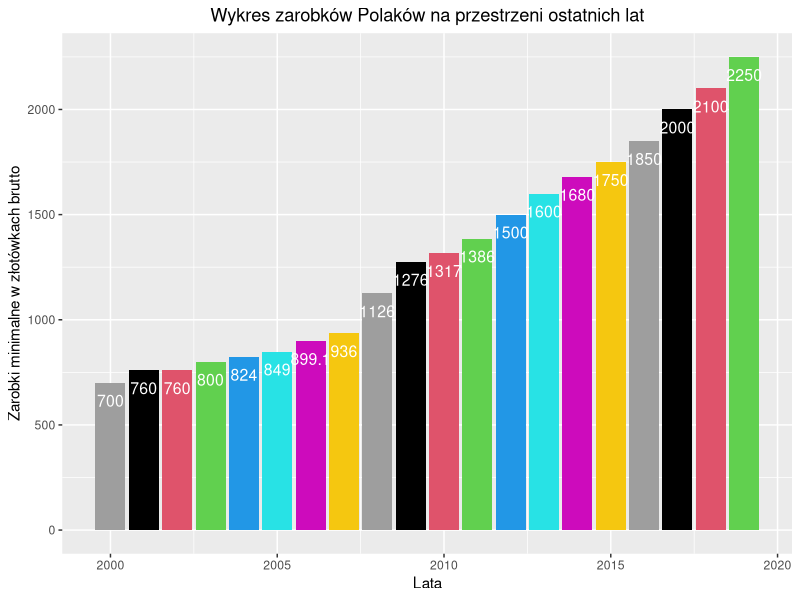
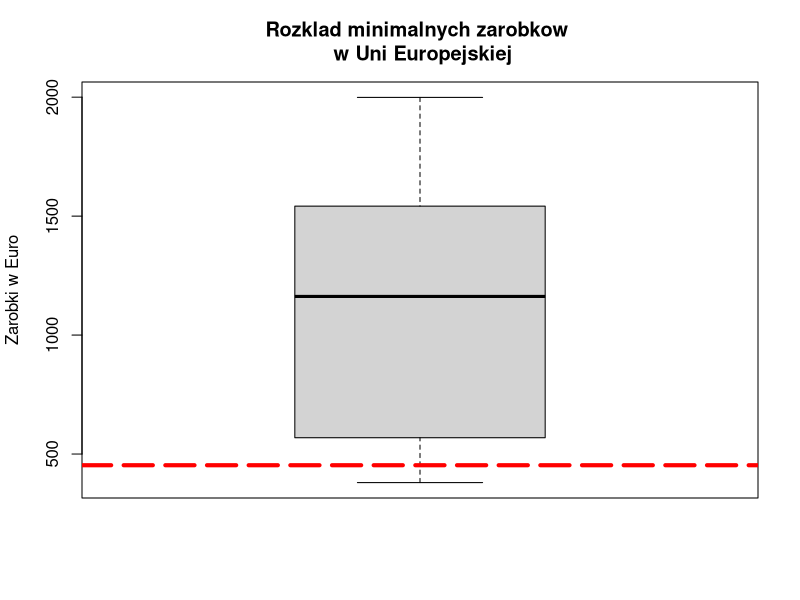
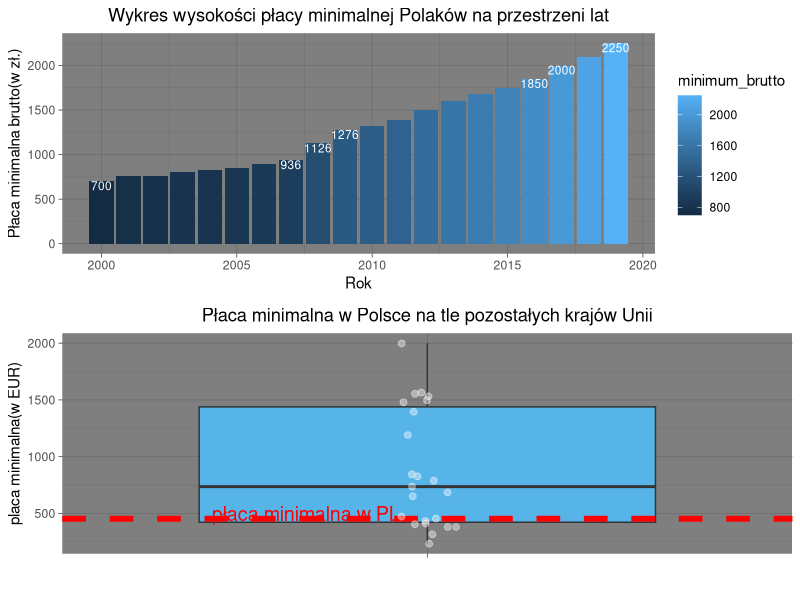

The R script that drew these images, in order:
## ---- chunk 1
knitr::opts_chunk$set(
  echo = TRUE,
  cache = FALSE)

## ---- chunk 2
library(ggplot2)

#tworzenie potrzebnego data.fram'u z płacami minimalnymi
minimum_brutto <- c(700, 760, 760, 800, 824, 849, 899.1, 936, 1126, 1276, 1317, 1386, 1500, 1600, 1680, 1750, 1850, 2000, 2100, 2250)
minimum_netto <- c(512.83, 559.12, 561.82, 588.39, 602.77, 617.39, 647.93, 686.45, 845.17, 954.96, 984.15, 1032.34, 1111.86, 1181.38, 1237.20, 1286.16, 1355.69, 1459.48, 1530, 1633.78)
lata <- c(2000:2019)

dane_minimum_prim <- cbind(minimum_brutto, minimum_netto)
dane_minimum <- as.data.frame(cbind(lata, dane_minimum_prim))

#tworzenie potrzebnego data.fram'u z płacami minimalnymi w Uni
unia_brutto <- c(1999, 1563, 1552, 1532, 1498, 1480, 845, 826, 684, 453, 407, 380)
kraje <- c("Luksemburg", "Irlandia", "Holandia", "Belgia", "Niemcy", "Francja", "Srednia w UE", "Hiszpania", "Gracja", "Polska", "Czechy", "Litwa")
kraje_minimum <- as.data.frame(cbind(unia_brutto, kraje))


#tworzenie wykresów

#wykres o minimalnych zarobkach w Polsce
wykres_minumum_polska <- ggplot(data = dane_minimum, aes(x = lata, y = minimum_brutto)) + geom_col(fill = lata) +
  geom_text(aes(label = minimum_brutto), size = 4, vjust = 2, color = "white") +
  ylab("Zarobki minimalne w złotówkach brutto") + xlab("Lata") + 
  ggtitle("Wykres zarobków Polaków na przestrzeni ostatnich lat") +
  theme(plot.title = element_text(hjust = 0.5))
wykres_minumum_polska
#wykres o minimalnych zarobkach w Uni

wykres_minumum_unia_1 <- boxplot(unia_brutto, main = "Rozklad minimalnych zarobkow \n w Uni Europejskiej",
                                 ylab = "Zarobki w Euro")
wykres_minimum_unia_2 <- abline(h = 453, col = "red", lwd = 4, lty = 5)
## ---- chunk 3
#tworzenie potrzebnego data.fram'u z płacami minimalnymi
minimum_brutto <- c(700, 760, 760, 800, 824, 849, 899.1, 936, 1126, 1276, 1317, 1386, 1500, 1600, 1680, 1750, 1850, 2000, 2100, 2250)
lata <- c(2000:2019)
dane_min <- as.data.frame(cbind(lata, minimum_brutto))

#tworzenie potrzebnego data.fram'u z płacami minimalnymi w Unii
unia_brutto <- c(1999, 1563, 1552, 1532, 1498, 1480, 1397, 1192, 845, 826, 791,736,684,650,470, 453, 433, 412, 407, 380, 380, 318, 235)
unia_brutto_df <- data.frame(unia_brutto)
## ---- chunk 4
library(ggplot2)
library(ggthemes)
library(gridExtra)
#wykres o minimalnych zarobkach w Polsce
wykres_minumum_polska <- ggplot(data = dane_min, aes(x = lata, y = minimum_brutto, fill = minimum_brutto)) + geom_bar(stat = "identity") +
  geom_text(data = subset(dane_min, minimum_brutto == 700 | minimum_brutto == 2250 | minimum_brutto == 1126 | minimum_brutto == 1276 | minimum_brutto == 936 |minimum_brutto == 1850 | minimum_brutto == 2000 ),aes(label = minimum_brutto), size = 3, vjust = 1, color = "white") +
  ylab("Płaca minimalna brutto(w zł.)") + xlab("Rok") + 
  ggtitle("Wykres wysokości płacy minimalnej Polaków na przestrzeni lat") +
  theme_dark() +
  theme(plot.title = element_text(hjust = 0.5))
#wykres o minimalnych zarobkach w Unii

wykres_tlo <- ggplot(data = unia_brutto_df, aes(x = "", y = unia_brutto)) +
  geom_boxplot(fill="#56B4E9") +
  theme_dark() + 
  geom_hline(yintercept = 453, linetype="dashed", color = "red", size = 2) +
  annotate("text", label = "płaca minimalna w PL", x = 0.8, y = 500, size = 5, color = "red") +
  geom_point(position = position_jitter(width = 0.05), alpha = 0.4, color = "white", size = 2) + 
  ylab("placa minimalna(w EUR)") +
  xlab("") +
  ggtitle("Płaca minimalna w Polsce na tle pozostałych krajów Unii") +
  theme(plot.title = element_text(hjust = 0.5))

grid.arrange(wykres_minumum_polska, wykres_tlo, ncol = 1)
